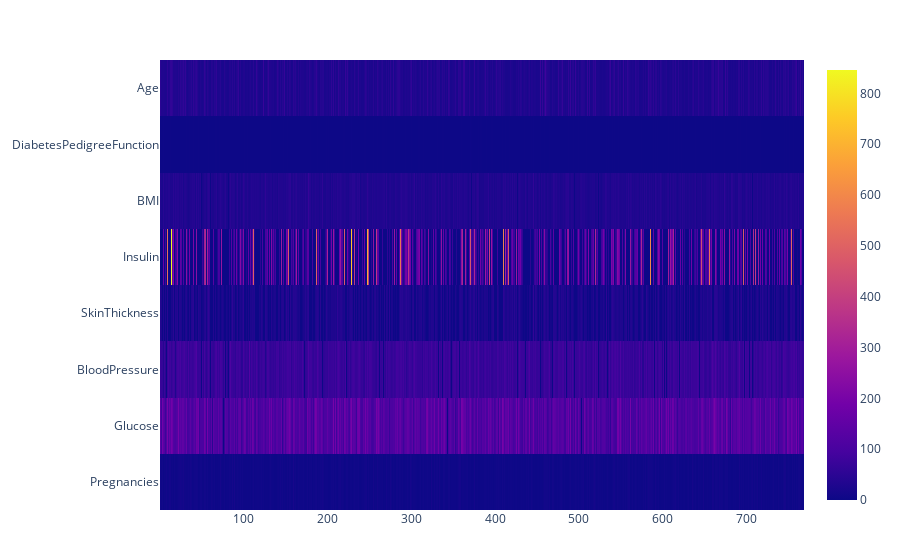

Notebook cell for this chart:
### Code cell
plot(heatmap(x=plot_df[!, "index"], y=plot_df[!, "variable"], z=plot_df[!, "value"]))

### Figure 1 — Plotly figure (JSON) as saved in the notebook; plotly's stock layout.template omitted (floating-point values rounded to 4 significant figures; data arrays with more than 128 entries replaced by an {"elided": "..."} marker saying what was removed)
{"data": [{"transpose": true, "type": "heatmap", "x": {"elided": "6144 int values"}, "y": {"elided": "6144 str values"}, "z": {"elided": "6144 float values"}}], "layout": {"margin": {"b": 50, "l": 50, "r": 50, "t": 60}}}
